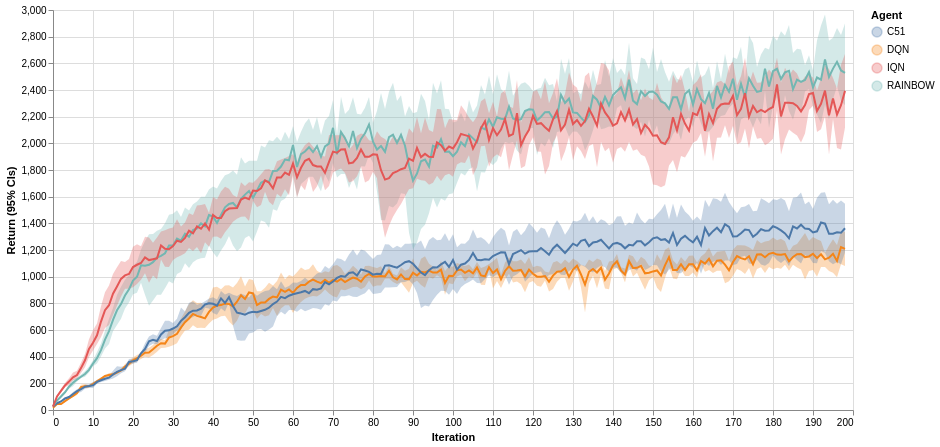

Vega-Lite specification stored for this chart:
### Vega-Lite specification from a JSON file in a GitHub repository (floating-point values rounded to 4 significant figures; data arrays with more than 128 entries replaced by an {"elided": "..."} marker saying what was removed)
{"$schema": "https://vega.github.io/schema/vega-lite/v5.json", "width": 800, "height": 400, "padding": 5, "data": {"values": {"elided": "3981 records"}, "format": {"parse": {"Agent": "string", "Iteration": "number"}}}, "transform": [{"filter": {"field": "Agent", "oneOf": ["DQN", "C51", "RAINBOW", "IQN"]}}], "layer": [{"mark": "area", "encoding": {"x": {"field": "Iteration", "type": "quantitative"}, "y": {"aggregate": "ci0", "field": "Value", "type": "quantitative", "axis": {"title": "Return (95% CIs)"}}, "y2": {"aggregate": "ci1", "field": "Value"}, "color": {"field": "Agent", "type": "nominal"}, "opacity": {"value": 0.3}}}, {"mark": "line", "encoding": {"x": {"field": "Iteration", "type": "quantitative"}, "y": {"aggregate": "mean", "field": "Value", "type": "quantitative"}, "color": {"field": "Agent", "type": "nominal"}}}]}
